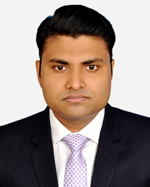
#> input picture images/test.jpg, 150 x 187 px
$ python 39_face_detection.py
#> lines starting #> are read from the running program, lines starting #| are printed output that depends on the picture; after the words box and inside, x2 and y2 are one past the last pixel; in counts of white or black regions, pixels touching at a corner belong together
import cv2

face_cascade = cv2.CascadeClassifier('haarcascade_frontalface_default.xml')
# Read the input image
img = cv2.imread('images/test.jpg')
#> img is the input picture: shape (187, 150, 3); mean B, G, R 133, 138.7, 152.4
gray = cv2.cvtColor(img, cv2.COLOR_BGR2GRAY)
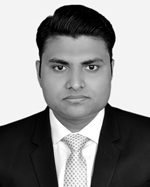
#> gray: shape (187, 150); min 0, max 255, mean 142.1
faces = face_cascade.detectMultiScale(gray, 1.1, 2)
#> faces = [[48, 121, 57, 57], [33, 35, 85, 85]]

for (x, y, w, h) in faces:
    cv2.rectangle(img, (x,y), (x+w, y+h), (255,0,0), 3)
#> this loop made 2 passes
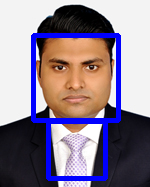
#> img: shape (187, 150, 3); 9.18% of pixels changed, all inside (x1, y1, x2, y2) = (31, 33, 121, 181)

#Display the output
cv2.imshow('img', img)
cv2.waitKey(0)
cv2.destroyAllWindows()

$ run again, with images/HappyFish.jpg copied over images/test.jpg
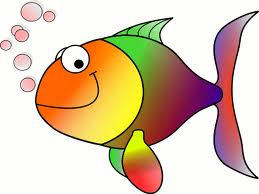
#> input picture images/HappyFish.jpg, 259 x 194 px
#> img is the input picture: shape (194, 259, 3); mean B, G, R 170.8, 196.4, 219.3
#> `gray = cv2.cvtColor(img, cv2.COLOR_BGR2GRAY)`:
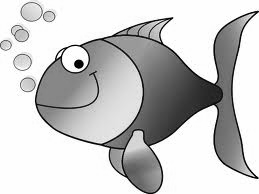
#> gray: shape (194, 259); min 0, max 255, mean 200.4
#> faces = ()
